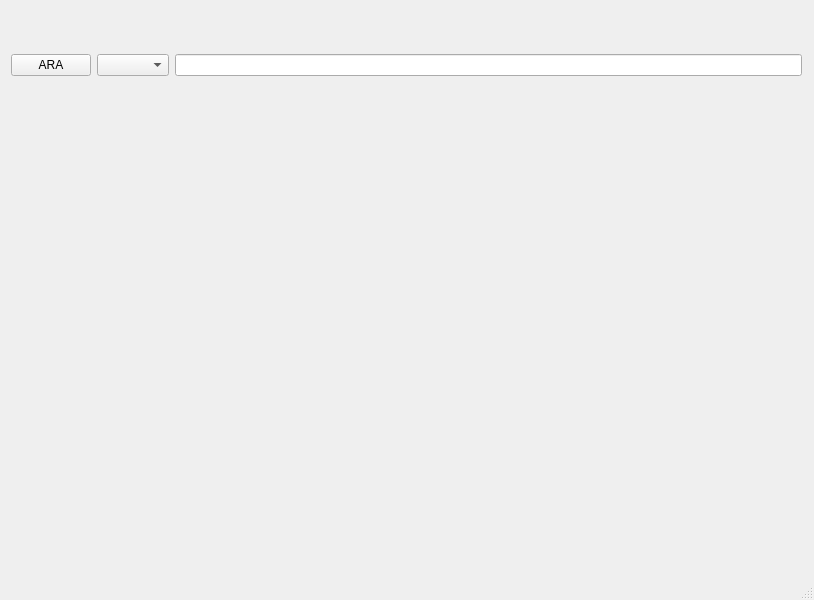
<?xml version="1.0" encoding="UTF-8"?>
<ui version="4.0">
 <class>MainWindow</class>
 <widget class="QMainWindow" name="MainWindow">
  <property name="geometry">
   <rect>
    <x>0</x>
    <y>0</y>
    <width>814</width>
    <height>600</height>
   </rect>
  </property>
  <property name="windowTitle">
   <string>MainWindow</string>
  </property>
  <widget class="QWidget" name="centralwidget">
   <widget class="QWidget" name="">
    <property name="geometry">
     <rect>
      <x>11</x>
      <y>10</y>
      <width>791</width>
      <height>111</height>
     </rect>
    </property>
    <layout class="QHBoxLayout" name="horizontalLayout">
     <item>
      <widget class="QPushButton" name="searchButton">
       <property name="text">
        <string>ARA</string>
       </property>
      </widget>
     </item>
     <item>
      <widget class="QComboBox" name="comboBox"/>
     </item>
     <item>
      <widget class="QLineEdit" name="lineEdit"/>
     </item>
    </layout>
   </widget>
   <widget class="QWidget" name="">
    <property name="geometry">
     <rect>
      <x>10</x>
      <y>130</y>
      <width>791</width>
      <height>441</height>
     </rect>
    </property>
    <layout class="QHBoxLayout" name="horizontalLayout_2">
     <item>
      <widget class="QLabel" name="labelCity">
       <property name="text">
        <string/>
       </property>
      </widget>
     </item>
     <item>
      <widget class="QLabel" name="label_pic">
       <property name="text">
        <string/>
       </property>
       <property name="scaledContents">
        <bool>true</bool>
       </property>
      </widget>
     </item>
    </layout>
   </widget>
  </widget>
  <widget class="QStatusBar" name="statusbar"/>
 </widget>
 <resources/>
 <connections/>
</ui>
